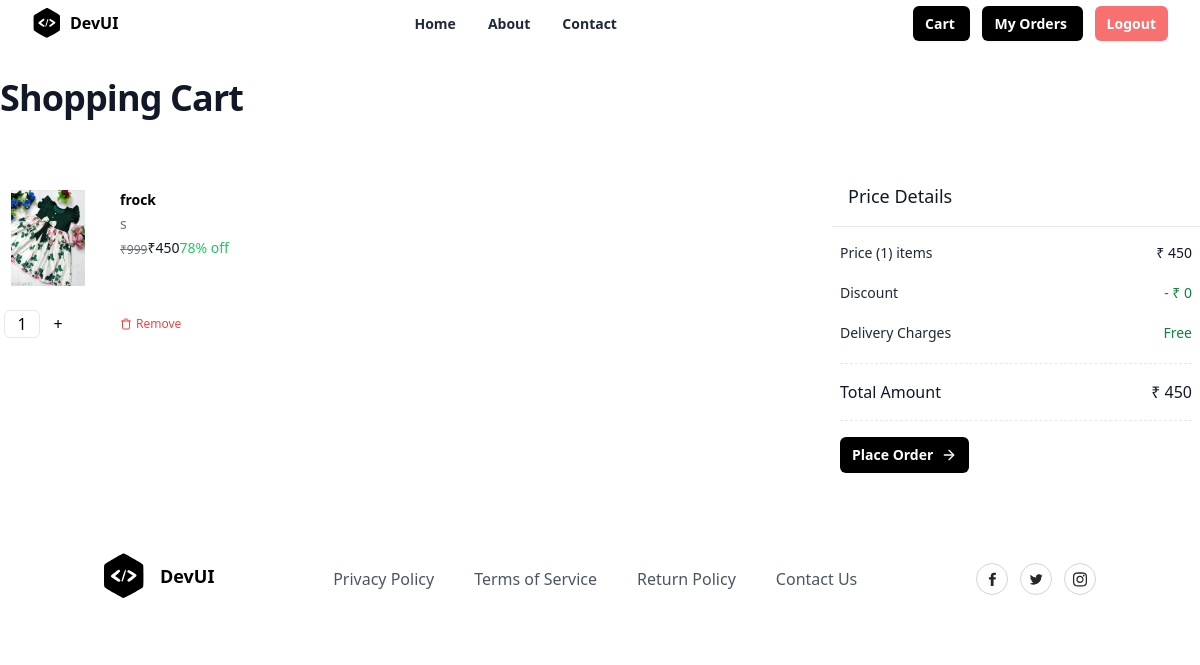
Page /carts/all/ (signed in) on the committed database.
### store/models.py (models this page shows, shortened)
class BasketItem(models.Model):
    basket_object = models.ForeignKey(Basket, on_delete=models.CASCADE,related_name="cartitems")
    product_object = models.ForeignKey(Product, on_delete=models.CASCADE)
    size_object = models.ForeignKey(Size, on_delete=models.CASCADE)
    quantity = models.PositiveIntegerField(default=1)
    created_date = models.DateTimeField(auto_now_add=True)
    updated_date = models.DateTimeField(auto_now=True)
    is_active = models.BooleanField(default=True)
    is_order_placed=models.BooleanField(default=False)
    @property
    def total_amount(self):
        return self.product_object.price*self.quantity

class Product(models.Model):
    title = models.CharField(max_length=200)
    description = models.TextField(null=True, blank=True)
    size_object = models.ManyToManyField(Size)
    category_object = models.ForeignKey(Category, on_delete=models.CASCADE)
    brand_object = models.ForeignKey(Brand, on_delete=models.CASCADE)
    image = models.ImageField(upload_to='product_images', null=True, blank=True, default='product_images/default.jpg')
    price = models.PositiveIntegerField()
    tag_object=models.ManyToManyField(Tag)
    created_date = models.DateTimeField(auto_now_add=True)
    updated_date = models.DateTimeField(auto_now=True)
    is_active = models.BooleanField(default=True)

class Size(models.Model):
    name = models.CharField(max_length=100, unique=True)
    created_date = models.DateTimeField(auto_now_add=True)
    updated_date = models.DateTimeField(auto_now=True)
    is_active = models.BooleanField(default=True)

class Basket(models.Model):
    owner = models.OneToOneField(User, on_delete=models.CASCADE,related_name="cart")
    created_date = models.DateTimeField(auto_now_add=True)
    updated_date = models.DateTimeField(auto_now=True)
    is_active = models.BooleanField(default=True)
    @property
    def cart_item_count(self):
        return self.cartitems.filter(is_order_placed=False).count()
    @property
    def cart_total(self):
        basket_items=self.cartitems.filter(is_order_placed=False)
        total_price=0
        if basket_items:
            for bi in basket_items:
                total_price+=bi.total_amount
        return total_price

### store/views.py (the view)
# urls.py: path("carts/all/",views.CartSummaryView.as_view(),name="cart-summary"),
class CartSummaryView(View):
    def get(self,request,*args,**kwargs):
        qs=request.user.cart.cartitems.filter(is_order_placed=False)
        return render(request,"cart_list.html",{"data":qs})

### store/templates/cart_list.html (shortened to what this page needs)
{%extends 'base.html'%}
{%block main_block%}
<div class="mx-auto max-w-7xl px-2 lg:px-0">
  <div class="mx-auto max-w-2xl py-8 lg:max-w-7xl">
    <h1 class="text-3xl font-bold tracking-tight text-gray-900 sm:text-4xl">
      Shopping Cart
    </h1>
    <div class="mt-12 lg:grid lg:grid-cols-12 lg:items-start lg:gap-x-12 xl:gap-x-16">
      <section aria-labelledby="cart-heading" class="rounded-lg bg-white lg:col-span-8">
        <ul role="list" class="divide-y divide-gray-200">
          {%for bi in data%}
          <div class="">
            <li class="flex py-6 sm:py-6 ">
              <div class="flex-shrink-0">
                <img src="{{bi.product_object.image.url}}" alt="Nike Air Max 90"
                  class="sm:h-38 sm:w-38 h-24 w-24 rounded-md object-contain object-center" />
              </div>
              <div class="ml-4 flex flex-1 flex-col justify-between sm:ml-6">
                <div class="relative pr-9 sm:grid sm:grid-cols-2 sm:gap-x-6 sm:pr-0">
                  <div>
                    <div class="flex justify-between">
                      <h3 class="text-sm">
                        <a href="{%url 'product-detail' bi.product_object.id%}" class="font-semibold text-black">
                          {{bi.product_object.title}}
                        </a>
                      </h3>
                    </div>
                    <div class="mt-1 flex text-sm">
                      <p class="text-sm text-gray-500">{{bi.size_object.name}}</p>
                    </div>
                    <div class="mt-1 flex items-end">
                      <p class="text-xs font-medium text-gray-500 line-through">
                        ₹999
                      </p>
                      <p class="text-sm font-medium text-gray-900"> ₹{{bi.total_amount}} </p>
                      <p class="text-sm font-medium text-green-500">78% off</p>
                    </div>
                  </div>
                </div>
              </div>
            </li>
            <div class="mb-2 flex">
              <form action="{%url 'quantity-update' bi.id%}" method="post">
              <div class="min-w-24 flex">
                <input type="text" class="mx-1 h-7 w-9 rounded-md border text-center"
                value="{{bi.quantity}}"
                />
                {%if bi.quantity != 3%}
                <button
                type="submit"
                class="flex h-7 w-7 items-center justify-center"
                name="action"
                value="increment">
                  +
                </button>
                {%endif%}
                </form>
              </div>
              <div class="ml-6 flex text-sm">
                <a href="{%url 'cart-remove' bi.id%}" class="flex items-center space-x-1 px-2 py-1 pl-0">
                  <span class="text-xs font-medium text-red-500">Remove</span>
                </a>
              </div>
            </div>
          </div>
          {%endfor%}
      <section aria-labelledby="summary-heading" class="mt-16 rounded-md bg-white lg:col-span-4 lg:mt-0 lg:p-0">
        <h2 id="summary-heading" class=" border-b border-gray-200 px-4 py-3 text-lg font-medium text-gray-900 sm:p-4">
          Price Details
        </h2>
        <div>
          <dl class=" space-y-1 px-2 py-4">
            <div class="flex items-center justify-between">
              <dt class="text-sm text-gray-800">Price ({{request.user.cart.cart_item_count}}) items</dt>
              <dd class="text-sm font-medium text-gray-900">₹ {{request.user.cart.cart_total}}</dd>
            </div>
            <div class="flex items-center justify-between pt-4">
              <dt class="flex items-center text-sm text-gray-800">
                <span>Discount</span>
              </dt>
              <dd class="text-sm font-medium text-green-700">- ₹ 0</dd>
            </div>
            <div class="flex items-center justify-between py-4">
              <dt class="flex text-sm text-gray-800">
                <span>Delivery Charges</span>
              </dt>
              <dd class="text-sm font-medium text-green-700">Free</dd>
            </div>
            <div class="flex items-center justify-between border-y border-dashed py-4 ">
              <dt class="text-base font-medium text-gray-900">Total Amount</dt>
              <dd class="text-base font-medium text-gray-900">₹ {{request.user.cart.cart_total}}</dd>
            </div>
          </dl>
          <div class="px-2 pb-4 font-medium text-green-700">
            <div>
              <a
              href="{%url 'place-order'%}"
                class="inline-flex items-center rounded-md bg-black px-3 py-2 text-sm font-semibold text-white hover:bg-black/80">
                Place Order
                <svg xmlns="http://www.w3.org/2000/svg" width="24" height="24" viewBox="0 0 24 24" fill="none"
                  stroke="currentColor" stroke-width="2" stroke-linecap="round" stroke-linejoin="round"
                  class="ml-2 h-4 w-4">
                  <line x1="5" y1="12" x2="19" y2="12"></line>
                  <polyline points="12 5 19 12 12 19"></polyline>
                </svg>
              </a>
            </div>
          </div>
        </div>
      </section>
    </div>
  </div>
{%endblock%}

### rows in the picture
BasketItem: product_object.image (picture), product_object "frock", size_object.name "s", total_amount "450", quantity "1"

### other values in the picture
{{ request.user.cart.cart_item_count }} "1"
{{ request.user.cart.cart_total }} "450"
